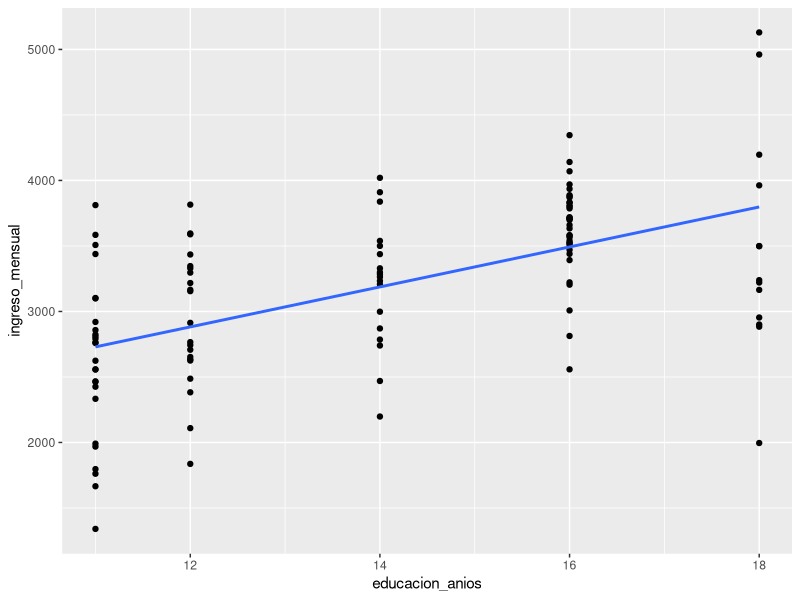

Source code (R):
# SESIÓN 3 · CONVERTIR DATOS EN INFORMACIÓN
library(tidyverse)

empleo <- read_csv("datos/empleo_peru_bruto.csv", show_col_types = FALSE)
empleo_limpio <- empleo |>
  distinct(id_persona, .keep_all = TRUE) |>
  mutate(
    region = str_to_title(str_trim(region)),
    edad = if_else(edad >= 18 & edad <= 80, edad, NA_real_),
    ingreso_mensual = if_else(ingreso_mensual > 0, ingreso_mensual, NA_real_)
  )

# Descriptivos
mean(empleo_limpio$ingreso_mensual, na.rm = TRUE)
median(empleo_limpio$ingreso_mensual, na.rm = TRUE)
sd(empleo_limpio$ingreso_mensual, na.rm = TRUE)

# Resumen regional
resumen_region <- empleo_limpio |>
  group_by(region) |>
  summarise(
    n = n(),
    ingreso_promedio = mean(ingreso_mensual, na.rm = TRUE),
    educacion_promedio = mean(educacion_anios, na.rm = TRUE),
    formalidad_pct = mean(formal == "Si", na.rm = TRUE) * 100,
    .groups = "drop"
  )

contexto <- read_csv("datos/contexto_regional_2025.csv", show_col_types = FALSE)
base_regional <- resumen_region |> left_join(contexto, by = "region")

# Diagnóstico del join
anti_join(resumen_region, contexto, by = "region")

# Gráfico
ggplot(empleo_limpio, aes(x = educacion_anios, y = ingreso_mensual)) +
  geom_point() +
  geom_smooth(method = "lm", se = FALSE)
